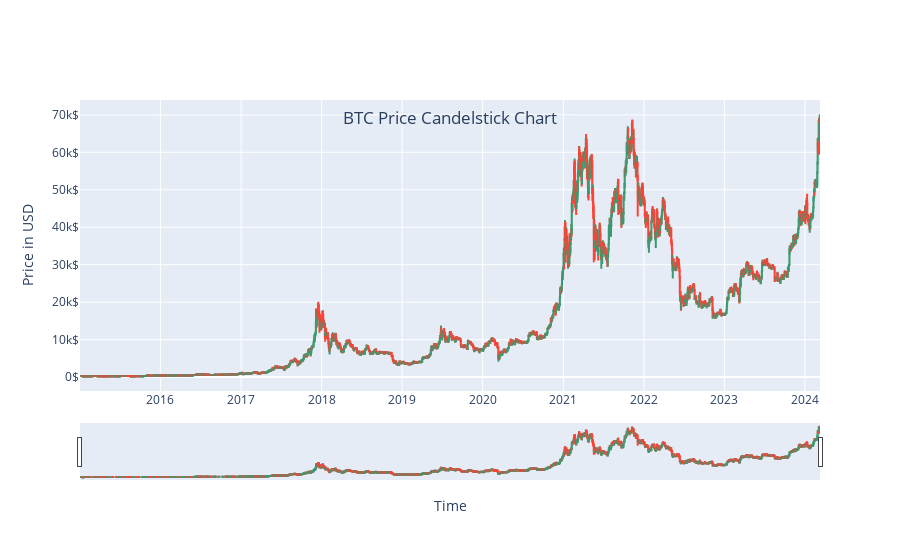

Write notebook code for a chart like this one.
### Code cell
#Plotting a candlestick to analyze general movement of bitcoin
import plotly.graph_objects as go
def candle_chart(data,label):

    candlestick = go.Figure(data = [go.Candlestick(x=data.index,
                                                   open = data['open'], 
                                                   high = data['high'], 
                                                   low = data['low'], 
                                                   close = data['close'])])
    candlestick.update_xaxes(title_text = 'Time',
                             rangeslider_visible = True)

    candlestick.update_layout(
    title = {
            'text': '{:} Candelstick Chart'.format(label),
            "y":0.8,
            "x":0.5,
            'xanchor': 'center',
            'yanchor': 'top'})

    candlestick.update_yaxes(title_text = 'Price in USD', ticksuffix = '$')
    return candlestick

%matplotlib inline
candle=candle_chart(df, label="BTC Price")
candle.show()

### Figure 1 — Plotly figure (JSON) as saved in the notebook; plotly's stock layout.template omitted (floating-point values rounded to 4 significant figures; data arrays with more than 128 entries replaced by an {"elided": "..."} marker saying what was removed)
{"data": [{"close": {"elided": "3355 float values"}, "high": {"elided": "3355 float values"}, "low": {"elided": "3355 float values"}, "open": {"elided": "3355 float values"}, "type": "candlestick", "x": {"elided": "3355 str values"}}], "layout": {"title": {"text": "BTC Price Candelstick Chart", "x": 0.5, "xanchor": "center", "y": 0.8, "yanchor": "top"}, "xaxis": {"rangeslider": {"visible": true}, "title": {"text": "Time"}}, "yaxis": {"ticksuffix": "$", "title": {"text": "Price in USD"}}}}
